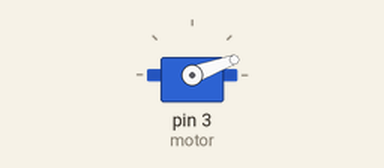
Simulated run of this sketch. Board: Arduino Uno, built with avr-gcc and run on an emulated ATmega328P. Shown: servo. Random numbers use the default seed unless the sketch sets one.

Above: at 0.21 s.
At 3.0 s:
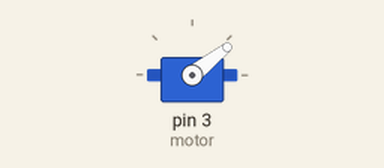
Timing chart, 0 to 4.5 s (numbered marks = the images above):
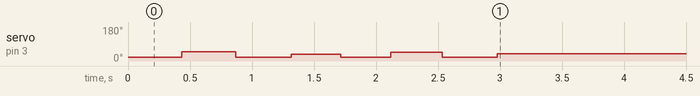

The sketch:

servo.ino
```cpp
#include <Servo.h>

Servo motor;
int aux = 0;


void setup() {
  Serial.begin(9600);
  randomSeed(analogRead(A0));
  motor.attach(3);
}

void loop() {
  if (!aux) {
  for (int i = 0; i < 4; i++) {
    motor.write(20);
    delay(random(400, 450));
    motor.write(random(30, 60));
    delay(random(400, 450));
  }
    aux = 7;
  }
}
```

Measured:
- by itself, servo on pin 3 (motor): 20° → 49° at 0.43 s, → 20° 0.43 s later, → 36° 0.45 s later, → 20° 0.40 s later, … (7 changes in this stretch)
